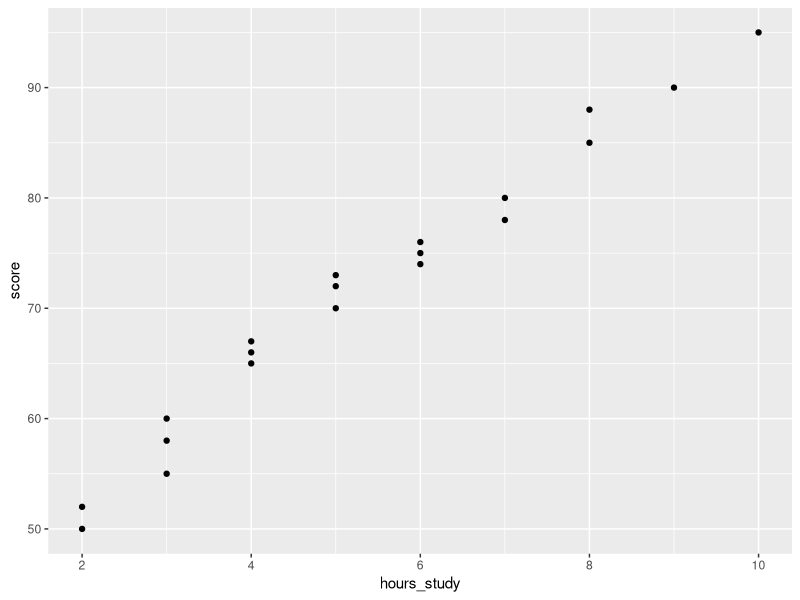
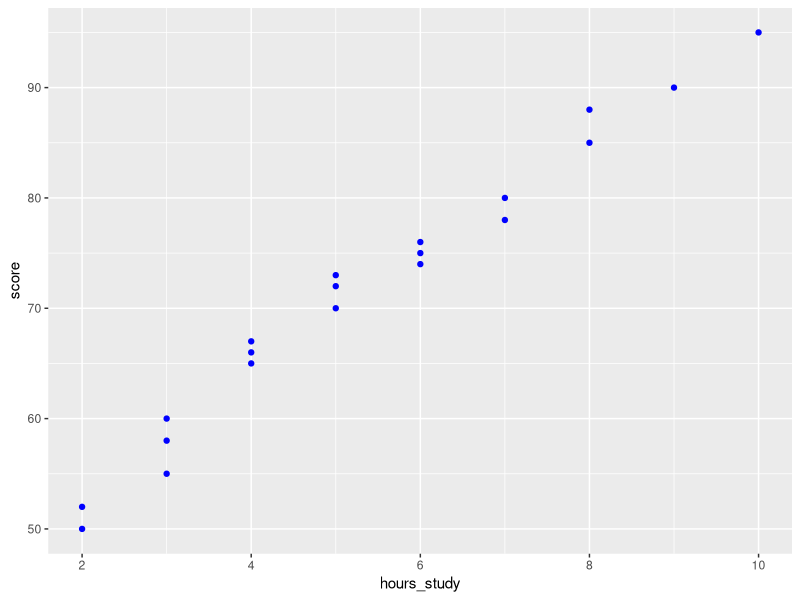
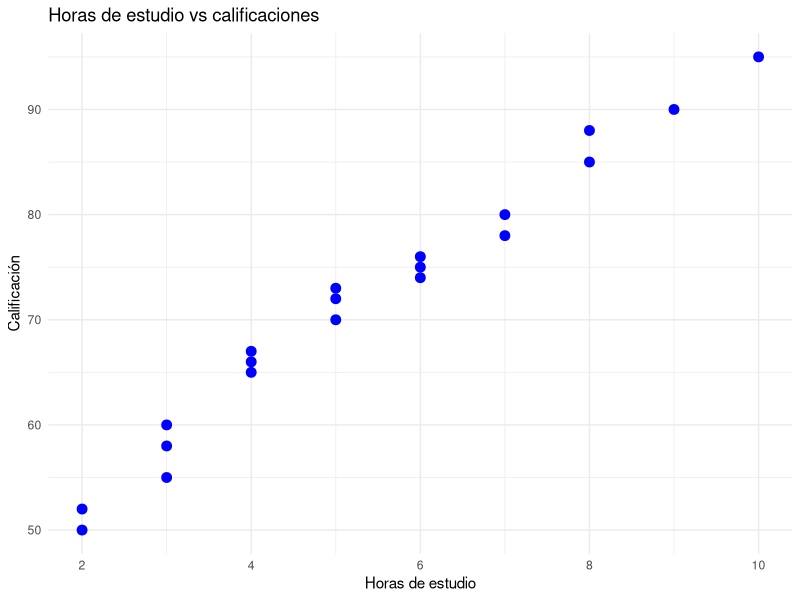
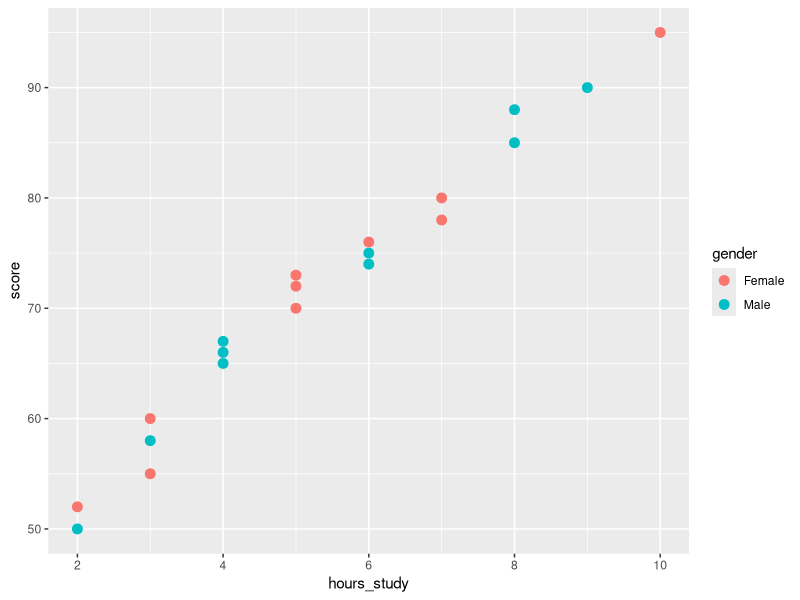
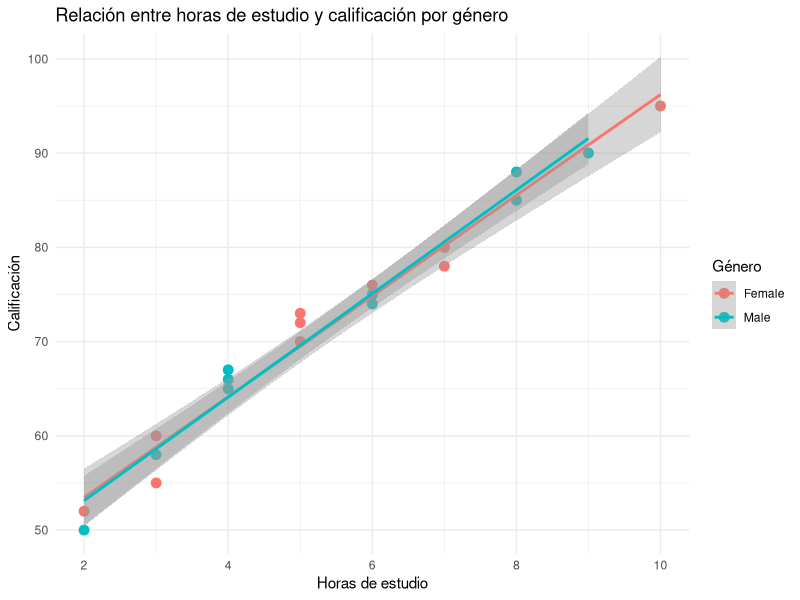
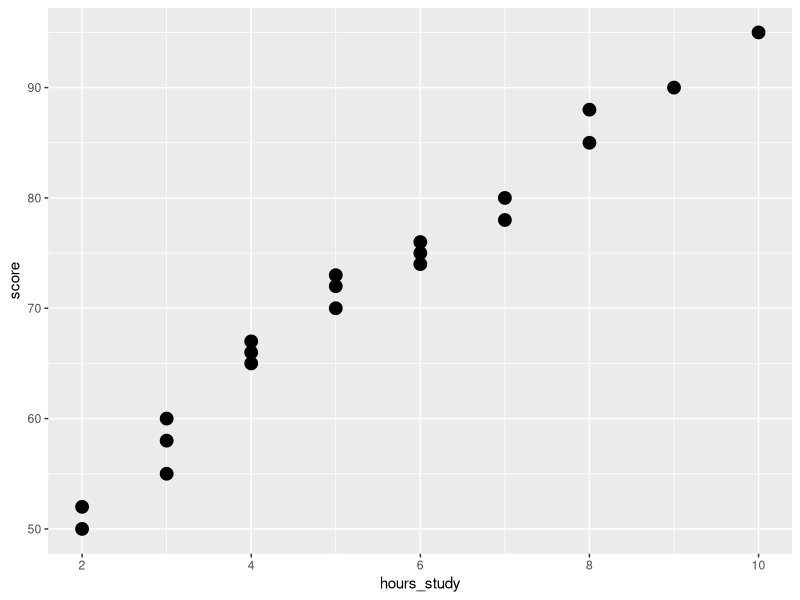
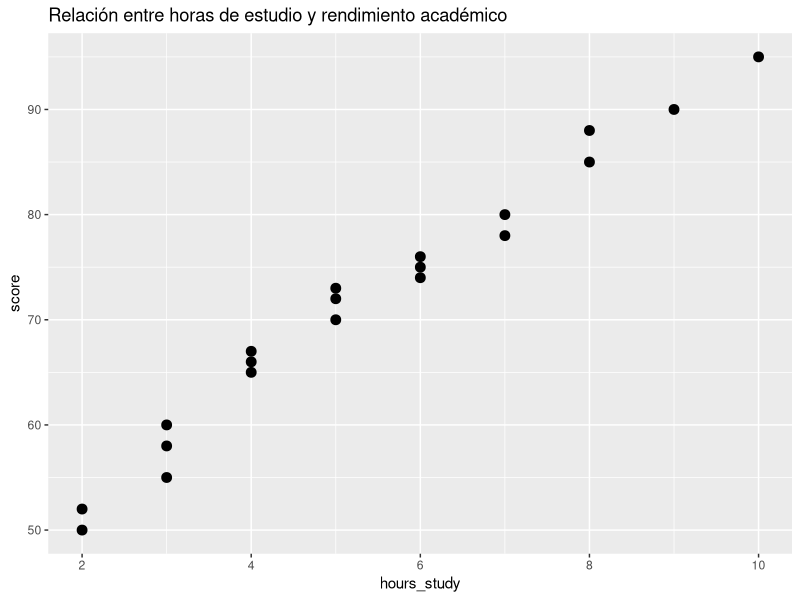
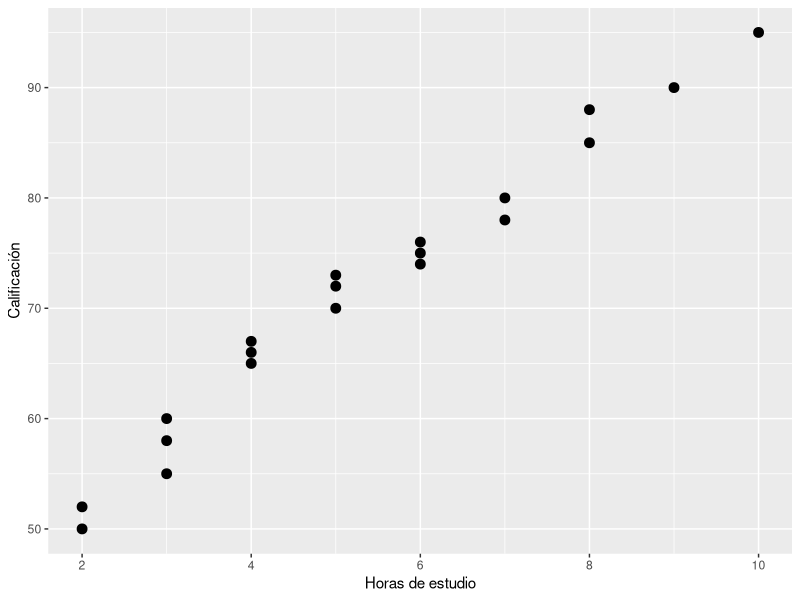

Generate these figures, in order, with R:
## ---- chunk 1
library(ggplot2)
library(tidyverse)
library(readr)
## ---- chunk 2
students <- data.frame(

id = 1:20,

hours_study = c(2,3,4,5,6,3,4,7,8,5,6,7,3,2,9,10,4,6,8,5),

score = c(50,55,65,70,75,60,66,80,85,72,74,78,58,52,90,95,67,76,88,73),

gender = rep(c("Male","Female"),10),

major = rep(c("Engineering","Business","Arts","Science"),5)

)
## ---- chunk 3
p <- ggplot(students, aes(hours_study, score)) +
geom_point()

print(p)
## ---- chunk 4
p <- ggplot(students, aes(hours_study, score)) +
geom_point(color="blue")

print(p)
## ---- chunk 5
p <- ggplot(students, aes(hours_study, score)) +

geom_point(color="blue", size=3)+

labs(

title="Horas de estudio vs calificaciones",

x="Horas de estudio",

y="Calificación"

)+

theme_minimal()

print(p)
## ---- chunk 6
p <- ggplot(students, aes(hours_study, score, color=gender)) +

geom_point(size=3)

print(p)
## ---- chunk 7
p <- ggplot(students, aes(hours_study, score, color=gender)) +

geom_point(size=3)+

geom_smooth(method="lm")+

labs(

title="Relación entre horas de estudio y calificación por género",

x="Horas de estudio",

y="Calificación",

color="Género"

)+

theme_minimal()

print(p)
## ---- chunk 8
p <- ggplot(students, aes(hours_study, score)) +

geom_point(size=4)

print(p)
## ---- chunk 9
p <- ggplot(students, aes(hours_study, score)) +

geom_point(size=3)+

ggtitle("Relación entre horas de estudio y rendimiento académico")

print(p)
## ---- chunk 10
p <- ggplot(students, aes(hours_study, score)) +

geom_point(size=3)+

labs(

x="Horas de estudio",

y="Calificación"

)

print(p)
## ---- chunk 11
p <- ggplot(students, aes(hours_study, score)) +

geom_point(color="darkblue", size=3)+

labs(

title="Relación entre horas de estudio y calificación",

x="Horas de estudio",

y="Calificación"

)+

theme_minimal()

print(p)
## ---- chunk 12
p <- ggplot(students, aes(hours_study, score)) +

geom_point(color="darkblue", size=3)+

labs(

title="Relación entre horas de estudio y calificación",

x="Horas de estudio",

y="Calificación"

)+

theme_minimal()

print(p)
## ---- chunk 13
p <- ggplot(students, aes(hours_study, score)) +

geom_point(size=3)+

theme_minimal()

print(p)
## ---- chunk 14
p <- ggplot(students, aes(hours_study, score)) +

geom_point(size=3)+

labs(title="Relación entre horas de estudio y calificación")+

theme(

plot.title = element_text(hjust=0.5)

)

print(p)
## ---- chunk 15
p <- ggplot(students, aes(hours_study, score)) +

geom_point(size=3)+

theme(

axis.text = element_text(size=12)

)

print(p)
## ---- chunk 16
p <- ggplot(students, aes(hours_study, score, color=gender)) +

geom_point(size=3)+

theme(

legend.position="none"

)

print(p)
## ---- chunk 17
p <- ggplot(students, aes(hours_study, score)) +

geom_point(size=3)+

geom_smooth(method="lm")

print(p)
## ---- chunk 18
p <- ggplot(students, aes(hours_study, score)) +

geom_point(size=3)+

geom_smooth(method="lm", color="red")

print(p)
## ---- chunk 19
p <- ggplot(students, aes(gender, score)) +

geom_boxplot()

print(p)
## ---- chunk 20
p <- ggplot(students, aes(gender, score, fill=gender)) +

geom_boxplot()+

labs(

title="Distribución de calificaciones por género",

x="Género",

y="Calificación"

)+

theme_minimal()

print(p)
## ---- chunk 21
p <- ggplot(students, aes(score)) +

geom_histogram()

print(p)
## ---- chunk 22
p <- ggplot(students, aes(score)) +

geom_histogram(bins=10)

print(p)
## ---- chunk 23
p <- ggplot(students, aes(hours_study, score)) +

geom_point()+

facet_wrap(~major)

print(p)
## ---- chunk 24
p <- ggplot(students, aes(hours_study, score)) +

geom_point(color="blue")+

facet_wrap(~major)+

theme_minimal()

print(p)
## ---- chunk 25
p <- ggplot(students, aes(hours_study, score)) +

geom_point()+

facet_grid(gender~major)

print(p)
## ---- chunk 26
p <- ggplot(students, aes(hours_study, score, shape=major)) +

geom_point(size=3)

print(p)
## ---- chunk 27
p <- ggplot(students,

aes(

hours_study,

score,

color=gender,

size=score

))+

geom_point()+

geom_smooth(method="lm")+

theme_minimal()

print(p)
## ---- chunk 28
sales <- data.frame(

month = rep(month.abb[1:12],4),

region = rep(c("North","South","East","West"), each=12),

sales = c(

120,130,125,140,150,160,170,165,155,145,135,125,

100,110,105,120,130,135,140,138,132,125,118,110,

90,95,100,110,115,120,125,123,118,112,105,98,

80,85,88,95,100,105,110,108,102,97,90,85

),

marketing_spend = c(

20,22,21,23,25,26,28,27,26,24,23,22,

18,19,18,20,22,23,24,23,22,21,20,19,

15,16,17,18,19,20,21,20,19,18,17,16,

12,13,14,15,16,17,18,17,16,15,14,13

),

employees = rep(c(50,45,40,35), each=12)

)
## ---- chunk 29
p <- ggplot(sales, aes(marketing_spend, sales)) + 

geom_point() 

print(p) 
## ---- chunk 30
p <- ggplot(sales, aes(marketing_spend, sales)) + 

geom_point(color="darkgreen") 

print(p) 
## ---- chunk 31
p <- ggplot(sales, aes(marketing_spend, sales, color=region)) + 

geom_point() 

print(p) 
## ---- chunk 32
p <- ggplot(sales, aes(marketing_spend, sales)) +

geom_point(size=3)

print(p)
## ---- chunk 33
p <- ggplot(sales, aes(marketing_spend, sales)) +

geom_point(size=3)+

labs(title="Sales vs Marketing Investment")

print(p)
## ---- chunk 34
p <- ggplot(sales, aes(marketing_spend, sales)) +

geom_point()+

labs(

x="Marketing Investment",

y="Sales"

)

print(p)
## ---- chunk 35
p <- ggplot(sales, aes(marketing_spend, sales)) +

geom_point()+

theme_minimal()

print(p)
## ---- chunk 36
p <- ggplot(sales, aes(marketing_spend, sales)) +

geom_point()+

labs(title="Sales vs Marketing")+

theme(

plot.title = element_text(hjust=0.5)

)

print(p)
